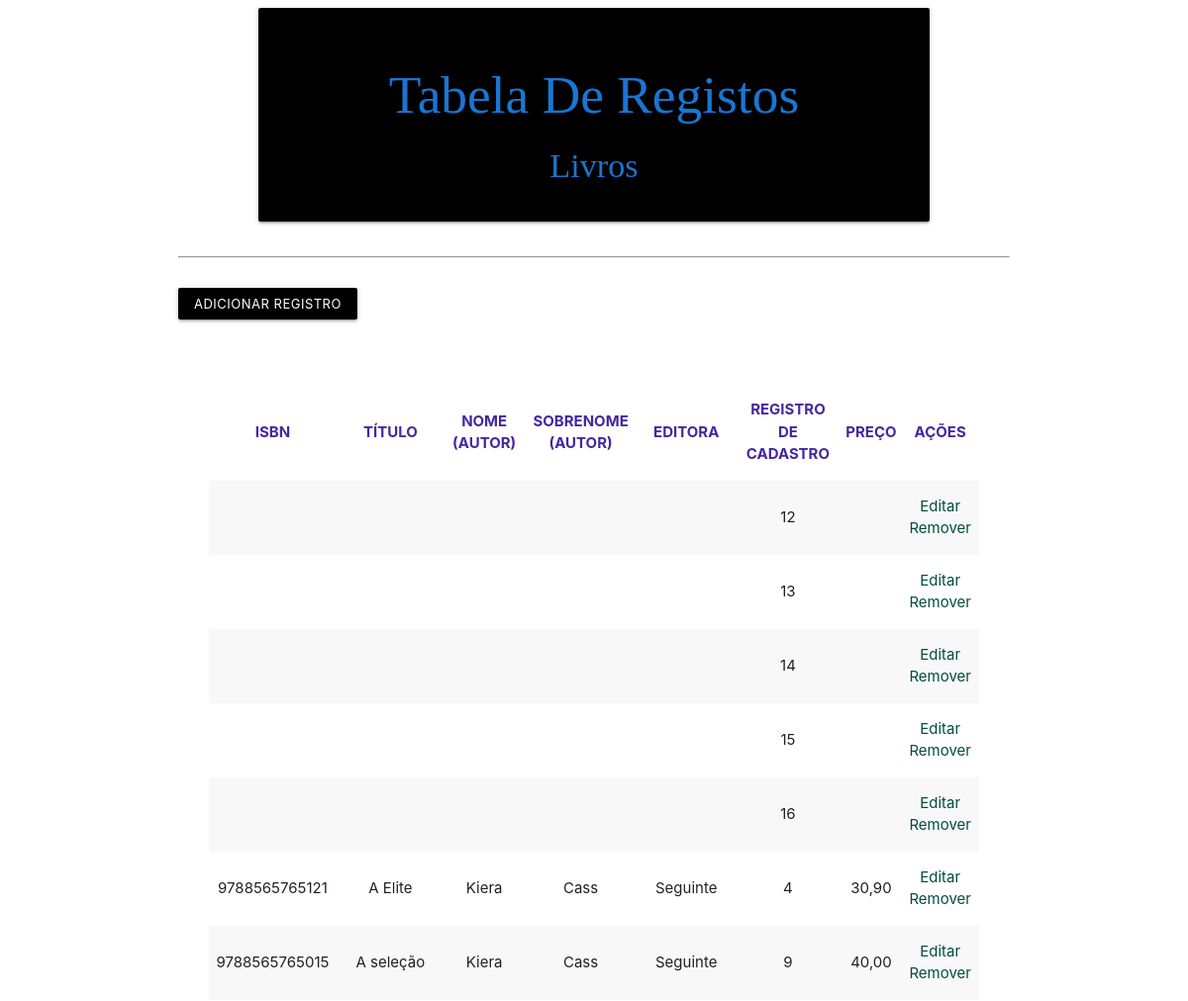
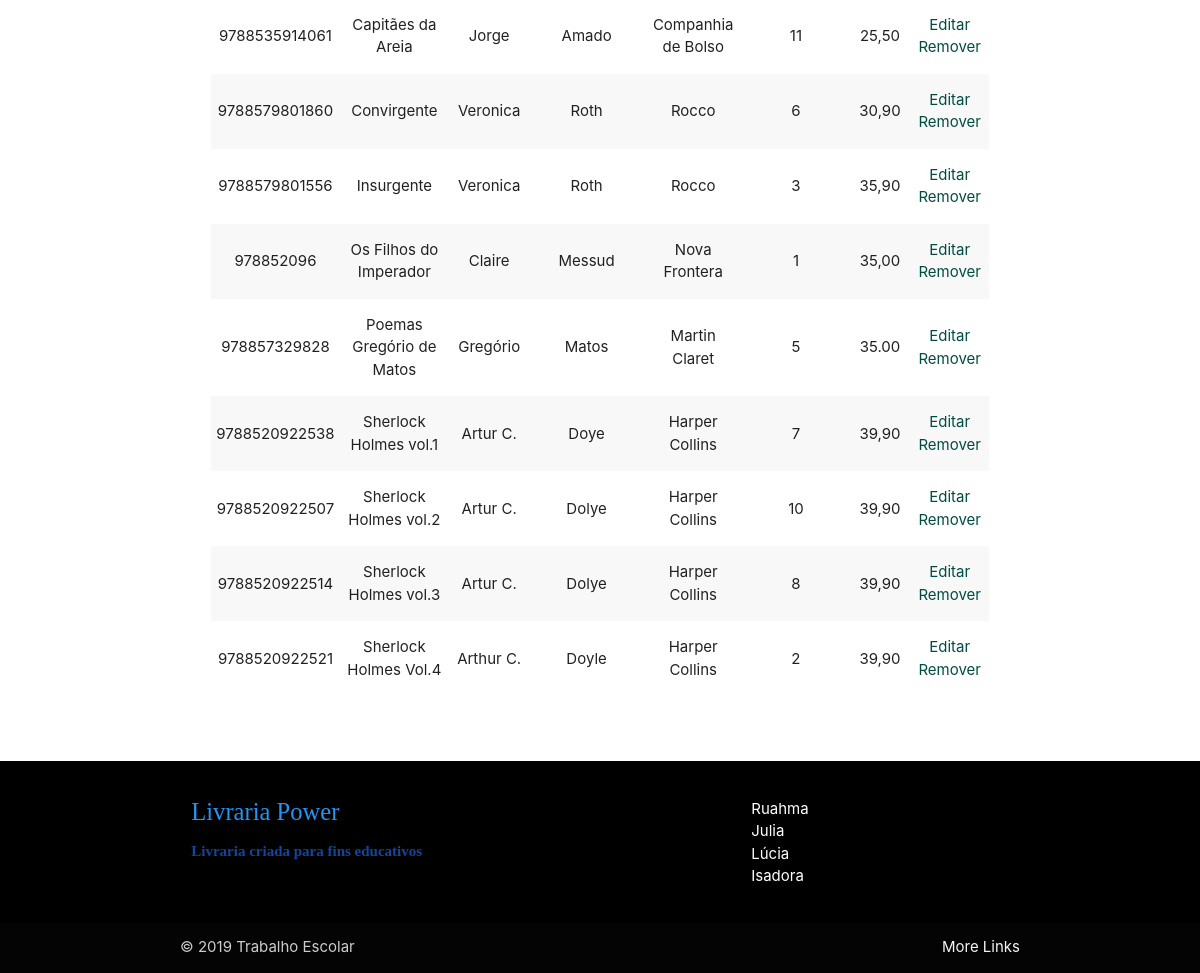
/tabela.php, run on the app's committed database (2 pictures, top to bottom).
### tables this page shows
create table livros(
id int not null auto_increment,
isbn varchar(100) ,
titulo varchar(100),
autor varchar(30) ,
sobrenome varchar(75),
editora varchar(75),
preco varchar (20),
primary key (id)
) DEFAUlT CHARSET = utf8;

### tabela.php (the view, shortened to what this page needs)
<?php
include_once 'conexao.php';
?>
<!doctype html>
<html>
<head>
    <link rel="stylesheet" href="https://cdnjs.cloudflare.com/ajax/libs/materialize/1.0.0/css/materialize.min.css">
    <link rel="stylesheet" href="materialize/css/custon.css">
</head>
<body>
    <?php
    $conn->exec("set names utf8");
    $sql = "Select * from livros order by titulo ASC";
    $result = $conn->query($sql);
    $livros = $result->fetchAll(PDO::FETCH_ASSOC);
    ?>
    <div class="container">
        <div class="row">
            <div class="col s10">
                <div class=" card-panel black blue-text text-darken-2">
                    <h2>Tabela De Registos</h2>
                    <h4>Livros</h4>
                </div>
            </div>
        </div>
    </div>
    <div class="container">
        <div class="row">
            <div class="s5">
                <hr>
                <br />
                <a class="waves-effect waves-light btn-small black" href="form-add.php">Adicionar Registro</a>
                <br />
            </div>
        </div>
    </div>
    <div class="Container">
        <div class="row">
            <div class="col s2"></div>
            <div class="col s8">
                <br /><br />
                <table class="centered striped">
                    <thead>
                        <tr>
                            <th>ISBN</th>
                            <th>TÍTULO</th>
                            <th>NOME (AUTOR)</th>
                            <th>SOBRENOME (AUTOR)</th>
                            <th>EDITORA</th>
                            <th>REGISTRO DE CADASTRO</th>
                            <th>PREÇO </th>
                            <th>AÇÕES</th>
                        </tr>
                    </thead>
                    <tbody>
                        <?php
                        foreach ($livros as $livro) {
                            ?>
                            <tr>
                                <td><?= $livro[isbn] ?></td>
                                <td><?= $livro[titulo] ?></td>
                                <td><?= $livro[autor] ?></td>
                                <td><?= $livro[sobrenome] ?></td>
                                <td><?= $livro[editora] ?></td>
                                <td><?= $livro[id] ?></td>
                                <td><?= $livro[preco] ?></td>
                                <td>
                                    <a href="form-edit.php?id=<?php echo $livro['id'] ?>">Editar</a>
                                    <a href="delete.php?id=<?php echo $livro['id'] ?>">Remover</a>
                                </td>
                            </tr>
                        <?php
                        }
                        ?>
                    </tbody>
                </table>
            </div>
            <div class="col s2"></div>
        </div>
    </div>
    <br /><br />
    <footer class="page-footer black">
        <div class="container">
            <div class="row">
                <div class="col l6 s12">
                    <h5 class="blue-text">Livraria Power </h5>
                    <p class="blue-text text-darken-4"><b>Livraria criada para fins educativos</b></p>
                </div>
                <div class="col l4 offset-l2 s12">
                    <ul>
                        <li>Ruahma</li>
                        <li>Julia</li>
                        <li>Lúcia</li>
                        <li>Isadora</li>
                    </ul>
                </div>
            </div>
        </div>
        <div class="footer-copyright">
            <div class="container">
                © 2019 Trabalho Escolar
                <a class="grey-text text-lighten-4 right" href="b/indexb.php">More Links</a>
            </div>
        </div>
    </footer>
</body>
</html>

### data on the page
livros: id "12"
livros: id "13"
livros: id "14"
livros: id "15"
livros: id "16"
livros: isbn "9788565765121", titulo "A Elite", autor "Kiera", sobrenome "Cass", editora "Seguinte", id "4", preco "30,90"
livros: isbn "9788565765015", titulo "A seleção", autor "Kiera", sobrenome "Cass", editora "Seguinte", id "9", preco "40,00"
livros: isbn "9788535914061", titulo "Capitães da Areia", autor "Jorge", sobrenome "Amado", editora "Companhia de Bolso", id "11", preco "25,50"
livros: isbn "9788579801860", titulo "Convirgente", autor "Veronica", sobrenome "Roth", editora "Rocco", id "6", preco "30,90"
livros: isbn "9788579801556", titulo "Insurgente", autor "Veronica", sobrenome "Roth", editora "Rocco", id "3", preco "35,90"
livros: isbn "978852096", titulo "Os Filhos do Imperador", autor "Claire", sobrenome "Messud", editora "Nova Frontera", id "1", preco "35,00"
livros: isbn "978857329828", titulo "Poemas Gregório de Matos", autor "Gregório", sobrenome "Matos", editora "Martin Claret", id "5", preco "35.00"
livros: isbn "9788520922538", titulo "Sherlock Holmes vol.1", autor "Artur C.", sobrenome "Doye", editora "Harper Collins", id "7", preco "39,90"
livros: isbn "9788520922507", titulo "Sherlock Holmes vol.2", autor "Artur C.", sobrenome "Dolye", editora "Harper Collins", id "10", preco "39,90"
livros: isbn "9788520922514", titulo "Sherlock Holmes vol.3", autor "Artur C.", sobrenome "Dolye", editora "Harper Collins", id "8", preco "39,90"
livros: isbn "9788520922521", titulo "Sherlock Holmes Vol.4", autor "Arthur C.", sobrenome "Doyle", editora "Harper Collins", id "2", preco "39,90"
